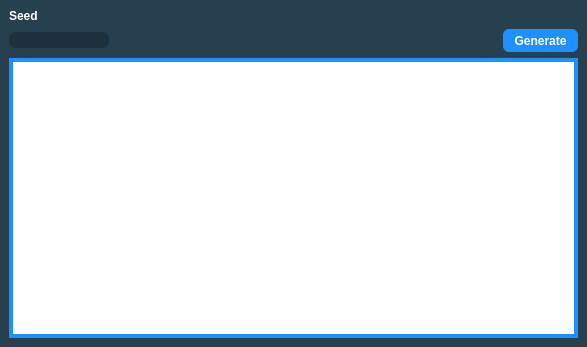
<?xml version="1.0" encoding="UTF-8"?>
<ui version="4.0">
 <class>JirachiGeneration</class>
 <widget class="QMainWindow" name="JirachiGeneration">
  <property name="geometry">
   <rect>
    <x>0</x>
    <y>0</y>
    <width>587</width>
    <height>347</height>
   </rect>
  </property>
  <property name="sizePolicy">
   <sizepolicy hsizetype="Expanding" vsizetype="Expanding">
    <horstretch>0</horstretch>
    <verstretch>0</verstretch>
   </sizepolicy>
  </property>
  <property name="minimumSize">
   <size>
    <width>587</width>
    <height>347</height>
   </size>
  </property>
  <property name="maximumSize">
   <size>
    <width>587</width>
    <height>347</height>
   </size>
  </property>
  <property name="windowTitle">
   <string>Channel Jirachi Probable Generation</string>
  </property>
  <property name="styleSheet">
   <string notr="true">QMainWindow {
	background-color: #274050;
}

QTableView {
	border: 4px solid DodgerBlue;
}

QHeaderView::section {
	border: none;
	background-color: #274050;
	padding-top: 3px;
	padding-bottom: 3px;
	color: white;
	font-family: &quot;Myriad Pro&quot;, Montserrat;
	font-weight: 500;
}

QLineEdit {
	qproperty-alignment: AlignCenter;
	background-color: #1D303C;
	border:none;
	border-radius: 6px;
	color: white;
	font-family: &quot;Myriad Pro&quot;, Montserrat;
	font-weight: 500;
}

QLabel {
	color: white;
	font-family: &quot;Myriad Pro&quot;, Montserrat;
	font-weight: 500;
}

QPushButton {
	border: none;
	border-radius: 6px;
	color: white;
	background-color: DodgerBlue;
	font-family: &quot;Myriad Pro&quot;, Montserrat;
	font-weight: 500;
}</string>
  </property>
  <widget class="QWidget" name="centralwidget">
   <layout class="QGridLayout" name="gridLayout">
    <item row="0" column="0">
     <widget class="QLabel" name="labelSeed">
      <property name="text">
       <string>Seed</string>
      </property>
     </widget>
    </item>
    <item row="1" column="0">
     <widget class="QTextBox" name="jirachiGenerationSeed">
      <property name="maximumSize">
       <size>
        <width>100</width>
        <height>16777215</height>
       </size>
      </property>
     </widget>
    </item>
    <item row="1" column="1">
     <spacer name="horizontalSpacer">
      <property name="orientation">
       <enum>Qt::Horizontal</enum>
      </property>
      <property name="sizeHint" stdset="0">
       <size>
        <width>40</width>
        <height>20</height>
       </size>
      </property>
     </spacer>
    </item>
    <item row="1" column="2">
     <widget class="QPushButton" name="pushButtonGenerate">
      <property name="minimumSize">
       <size>
        <width>75</width>
        <height>23</height>
       </size>
      </property>
      <property name="styleSheet">
       <string notr="true"/>
      </property>
      <property name="text">
       <string>Generate</string>
      </property>
     </widget>
    </item>
    <item row="2" column="0" colspan="3">
     <widget class="TableView" name="tableViewGenerator">
      <property name="maximumSize">
       <size>
        <width>16777215</width>
        <height>16777215</height>
       </size>
      </property>
      <property name="styleSheet">
       <string notr="true"/>
      </property>
      <property name="editTriggers">
       <set>QAbstractItemView::NoEditTriggers</set>
      </property>
      <property name="sortingEnabled">
       <bool>false</bool>
      </property>
      <attribute name="horizontalHeaderVisible">
       <bool>true</bool>
      </attribute>
      <attribute name="horizontalHeaderDefaultSectionSize">
       <number>100</number>
      </attribute>
      <attribute name="verticalHeaderVisible">
       <bool>false</bool>
      </attribute>
      <attribute name="verticalHeaderDefaultSectionSize">
       <number>20</number>
      </attribute>
      <attribute name="verticalHeaderMinimumSectionSize">
       <number>20</number>
      </attribute>
     </widget>
    </item>
   </layout>
  </widget>
  <widget class="QMenuBar" name="menubar">
   <property name="geometry">
    <rect>
     <x>0</x>
     <y>0</y>
     <width>587</width>
     <height>21</height>
    </rect>
   </property>
  </widget>
 </widget>
 <customwidgets>
  <customwidget>
   <class>QTextBox</class>
   <extends>QLineEdit</extends>
   <header>Forms/Controls/QTextBox.hpp</header>
  </customwidget>
  <customwidget>
   <class>TableView</class>
   <extends>QTableView</extends>
   <header>Forms/Controls/TableView.hpp</header>
  </customwidget>
 </customwidgets>
 <resources/>
 <connections/>
</ui>
